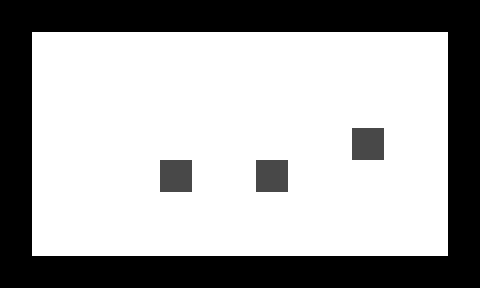

Rendered tile map (Tiled .tmx) drawn with the repository's tilesets; below, a short description and the full map source, tile grids included:
An orthogonal 15x9 tile map with 32x32 px tiles, 2 tile layers (1, 2).

<map version="1.0" orientation="orthogonal" width="15" height="9" tilewidth="32" tileheight="32">
 <tileset firstgid="1" name="n_tiles1" tilewidth="32" tileheight="32">
  <image source="../../images/map/common/n_tiles1.png" width="128" height="64" />
 </tileset>
 <layer name="1" width="15" height="9">
  <data encoding="csv">
1,1,1,1,1,1,1,1,1,1,1,1,1,1,1,
1,1,1,1,1,1,1,1,1,1,1,1,1,1,1,
1,1,1,1,1,1,1,1,1,1,1,1,1,1,1,
1,1,1,1,1,1,1,1,1,1,1,1,1,1,1,
1,1,1,1,1,1,1,1,1,1,1,1,1,1,1,
1,1,1,1,1,1,1,1,1,1,1,1,1,1,1,
1,1,1,1,1,1,1,1,1,1,1,1,1,1,1,
1,1,1,1,1,1,1,1,1,1,1,1,1,1,1,
1,1,1,1,1,1,1,1,1,1,1,1,1,1,1
</data>
 </layer>
 <layer name="2" width="15" height="9">
  <data encoding="csv">
2,2,2,2,2,2,2,2,2,2,2,2,2,2,2,
2,0,0,0,0,0,0,0,0,0,0,0,0,0,2,
2,0,0,0,0,0,0,0,0,0,0,0,0,0,2,
2,0,0,0,0,0,0,0,0,0,0,0,0,0,2,
2,0,0,0,0,0,0,0,0,0,0,4,0,0,2,
2,0,0,0,0,4,0,0,4,0,0,0,0,0,2,
2,0,0,0,0,0,0,0,0,0,0,0,0,0,2,
2,0,0,0,0,0,0,0,0,0,0,0,0,0,2,
2,2,2,2,2,2,2,2,2,2,2,2,2,2,2
</data>
 </layer>
</map>
